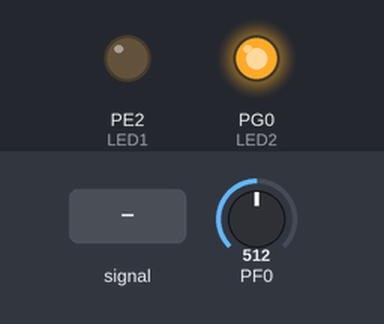
Bench run of a program on a simulated ATmega128, built with avr-gcc and emulated at 16 MHz. Shown: output pins drawn as LEDs (lit = HIGH). Dashed ring = blinking. The test bench sets the inputs (shaded band); at power-on: PF0 = 512.

Above: at 1.2 s.
1.3 s: PF0 fed a 2 Hz sine of ±306 counts around its level
At 1.87 s:
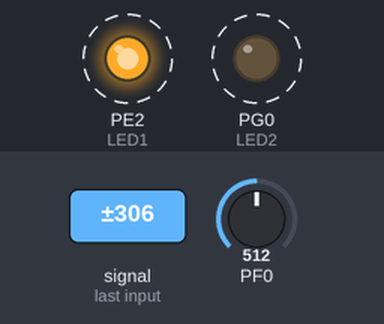
4.3 s: PF0 fed a 200 Hz sine of ±81 counts around its level
5.8 s: PF0 set to 716
At 6.2 s:
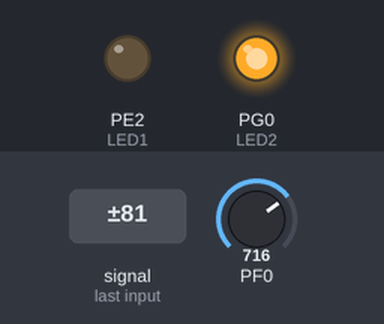
7.3 s: PF0 fed a 50 Hz sine of ±306 counts around its level
At 8.5 s:
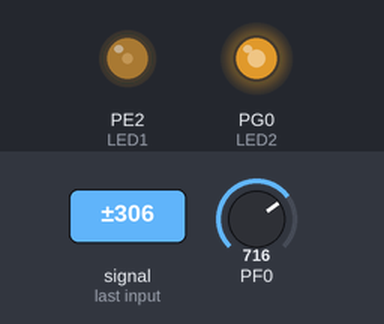
8.9 s: PF0 set to 511
At 10.1 s:
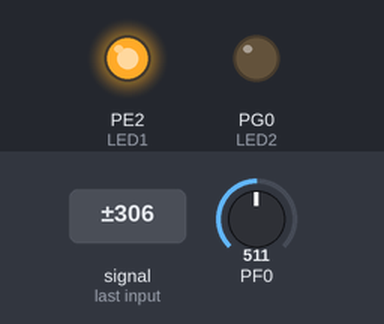
10.4 s: PF0 set to 526
At 10.8 s:
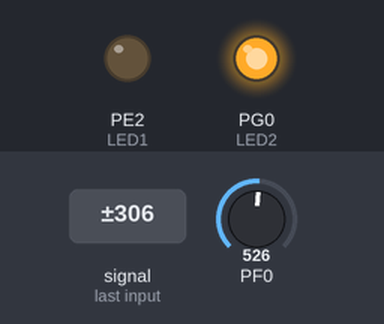
Timing chart, 0 to 12.9 s (numbered marks = the images above; inputs shaded):
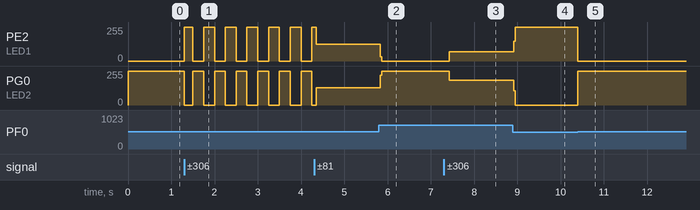

The program:

test_adc.c
```c
/*
/
/ Testing ADC
/
/ (http://www.avrfreaks.net/index.php?name=PNphpBB2&file=viewtopic&t=56429)
/
/ (ATMega128)
/
*/

#include <io.h>
#include <avr/interrupt.h>

int main (void)
{
    DDRE |= (1 << 2); // Set LED1 as output
    DDRG |= (1 << 0); // Set LED2 as output

    ADCSRA |= (1 << ADPS2) | (1 << ADPS1) | (1 << ADPS0); // Set ADC prescalar to 128 - 125KHz sample rate @ 16MHz

    ADMUX |= (1 << REFS0); // Set ADC reference to AVCC
    ADMUX |= (1 << ADLAR); // Left adjust ADC result to allow easy 8 bit reading

    // No MUX values needed to be changed to use ADC0

    ADCSRA |= (1 << ADFR);  // Set ADC to Free-Running Mode

    ADCSRA |= (1 << ADEN);  // Enable ADC

    ADCSRA |= (1 << ADIE);  // Enable ADC Interrupt
    sei();   // Enable Global Interrupts

    ADCSRA |= (1 << ADSC);  // Start A2D Conversions

    while(1)  // Loop Forever
    {
    }
}

ISR(ADC_vect)
{
    if(ADCH < 128)
    {
        PORTE |= (1 << 2);  // Turn on LED1
        PORTG &= ~(1 << 0); // Turn off LED2
    }
    else
    {
        PORTE &= ~(1 << 2); // Turn off LED1
        PORTG |= (1 << 0);  // Turn on LED2
    }
}
```

Measured:
- the behaviour switches between 511 and 512 on PF0 (found by bisection; images 4 and 5)
- after the input at 1.3 s, PE2 (LED1), PG0 (LED2): alternates 255/255 for 0.25 s and 0/255 for 0.25 s, starting at once
- after the input at 5.8 s, PE2 (LED1): 127/255 → 0/255 at once; PG0 (LED2): 128/255 → 255/255 at once
- after the input at 7.3 s, PE2 (LED1): 0/255 → 69/255 after 0.13 s; PG0 (LED2): 255/255 → 186/255 after 0.13 s
- after the input at 8.9 s, PE2 (LED1): 69/255 → 255/255 at once; PG0 (LED2): 186/255 → 0/255 at once
- after the input at 10.4 s, PE2 (LED1): 255/255 → 0/255 at once; PG0 (LED2): 0/255 → 255/255 at once
